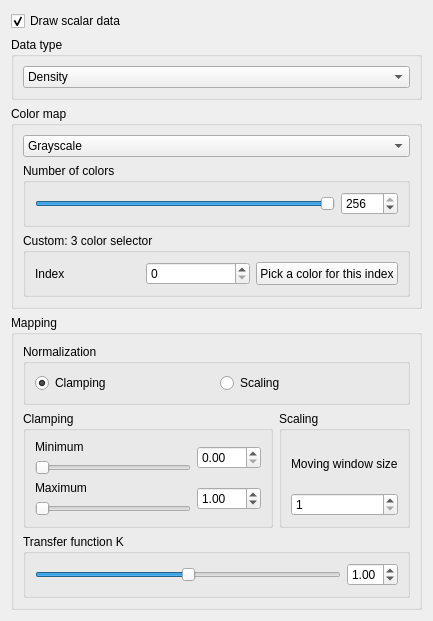
          <widget class="QWidget" name="scalarDataSettingsPage">
           <property name="autoFillBackground">
            <bool>true</bool>
           </property>
           <attribute name="title">
            <string>Scalar field</string>
           </attribute>
           <layout class="QVBoxLayout" name="verticalLayout">
            <item>
             <widget class="QCheckBox" name="scalarDataDrawScalarDataCheckBox">
              <property name="text">
               <string>Draw scalar data</string>
              </property>
              <property name="checked">
               <bool>true</bool>
              </property>
             </widget>
            </item>
            <item>
             <widget class="QGroupBox" name="scalarDataTypeGroupBox">
              <property name="maximumSize">
               <size>
                <width>16777215</width>
                <height>80</height>
               </size>
              </property>
              <property name="title">
               <string>Data type</string>
              </property>
              <layout class="QVBoxLayout" name="verticalLayout_5">
               <item>
                <widget class="QComboBox" name="scalarDataComboBox">
                 <item>
                  <property name="text">
                   <string>Density</string>
                  </property>
                 </item>
                 <item>
                  <property name="text">
                   <string>Velocity magnitude</string>
                  </property>
                 </item>
                 <item>
                  <property name="text">
                   <string>Force field magnitude</string>
                  </property>
                 </item>
                 <item>
                  <property name="text">
                   <string>Velocity divergence</string>
                  </property>
                 </item>
                 <item>
                  <property name="text">
                   <string>Force field divergence</string>
                  </property>
                 </item>
                </widget>
               </item>
              </layout>
             </widget>
            </item>
            <item>
             <widget class="QGroupBox" name="scalarDataColormapGroupBox">
              <property name="sizePolicy">
               <sizepolicy hsizetype="Expanding" vsizetype="Expanding">
                <horstretch>0</horstretch>
                <verstretch>0</verstretch>
               </sizepolicy>
              </property>
              <property name="title">
               <string>Color map</string>
              </property>
              <layout class="QVBoxLayout" name="verticalLayout_7">
               <item>
                <widget class="QComboBox" name="scalarDataColorMapComboBox">
                 <item>
                  <property name="text">
                   <string>Grayscale</string>
                  </property>
                 </item>
                 <item>
                  <property name="text">
                   <string>Rainbow</string>
                  </property>
                 </item>
                 <item>
                  <property name="text">
                   <string>Heatmap</string>
                  </property>
                 </item>
                 <item>
                  <property name="text">
                   <string>Blue to yellow (divergent)</string>
                  </property>
                 </item>
                 <item>
                  <property name="text">
                   <string>Custom: 3 colors</string>
                  </property>
                 </item>
                </widget>
               </item>
               <item>
                <widget class="QGroupBox" name="scalarDataNumberOfColorsGroupBox">
                 <property name="minimumSize">
                  <size>
                   <width>0</width>
                   <height>59</height>
                  </size>
                 </property>
                 <property name="maximumSize">
                  <size>
                   <width>16777215</width>
                   <height>80</height>
                  </size>
                 </property>
                 <property name="title">
                  <string>Number of colors</string>
                 </property>
                 <layout class="QHBoxLayout" name="horizontalLayout_2">
                  <item>
                   <widget class="QSlider" name="scalarDataColorMapNumberOfColorsSlider">
                    <property name="sizePolicy">
                     <sizepolicy hsizetype="Preferred" vsizetype="Fixed">
                      <horstretch>0</horstretch>
                      <verstretch>0</verstretch>
                     </sizepolicy>
                    </property>
                    <property name="minimum">
                     <number>2</number>
                    </property>
                    <property name="maximum">
                     <number>256</number>
                    </property>
                    <property name="value">
                     <number>256</number>
                    </property>
                    <property name="orientation">
                     <enum>Qt::Horizontal</enum>
                    </property>
                   </widget>
                  </item>
                  <item>
                   <widget class="QSpinBox" name="scalarDataColorMapNumberOfColorsSpinBox">
                    <property name="enabled">
                     <bool>true</bool>
                    </property>
                    <property name="sizePolicy">
                     <sizepolicy hsizetype="Fixed" vsizetype="Preferred">
                      <horstretch>0</horstretch>
                      <verstretch>0</verstretch>
                     </sizepolicy>
                    </property>
                    <property name="minimumSize">
                     <size>
                      <width>57</width>
                      <height>20</height>
                     </size>
                    </property>
                    <property name="minimum">
                     <number>2</number>
                    </property>
                    <property name="maximum">
                     <number>256</number>
                    </property>
                    <property name="value">
                     <number>256</number>
                    </property>
                   </widget>
                  </item>
                 </layout>
                </widget>
               </item>
               <item>
                <widget class="QGroupBox" name="scalarDataCustomColorMapGroupBox">
                 <property name="minimumSize">
                  <size>
                   <width>0</width>
                   <height>60</height>
                  </size>
                 </property>
                 <property name="maximumSize">
                  <size>
                   <width>16777215</width>
                   <height>80</height>
                  </size>
                 </property>
                 <property name="title">
                  <string>Custom: 3 color selector</string>
                 </property>
                 <layout class="QHBoxLayout" name="horizontalLayout_10">
                  <item>
                   <widget class="QLabel" name="scalarDataCustomColorIndexLabel">
                    <property name="text">
                     <string>Index</string>
                    </property>
                   </widget>
                  </item>
                  <item>
                   <widget class="QSpinBox" name="scalarDataCustomColorSpinBox">
                    <property name="sizePolicy">
                     <sizepolicy hsizetype="Preferred" vsizetype="Fixed">
                      <horstretch>0</horstretch>
                      <verstretch>0</verstretch>
                     </sizepolicy>
                    </property>
                    <property name="minimumSize">
                     <size>
                      <width>0</width>
                      <height>20</height>
                     </size>
                    </property>
                    <property name="maximum">
                     <number>2</number>
                    </property>
                   </widget>
                  </item>
                  <item>
                   <widget class="QPushButton" name="scalarDataCustomColorPickerPushButton">
                    <property name="sizePolicy">
                     <sizepolicy hsizetype="Preferred" vsizetype="Preferred">
                      <horstretch>0</horstretch>
                      <verstretch>0</verstretch>
                     </sizepolicy>
                    </property>
                    <property name="minimumSize">
                     <size>
                      <width>0</width>
                      <height>20</height>
                     </size>
                    </property>
                    <property name="text">
                     <string>Pick a color for this index</string>
                    </property>
                   </widget>
                  </item>
                 </layout>
                </widget>
               </item>
              </layout>
             </widget>
            </item>
            <item>
             <widget class="QGroupBox" name="scalarDataMappingGroupBox">
              <property name="maximumSize">
               <size>
                <width>16777215</width>
                <height>300</height>
               </size>
              </property>
              <property name="title">
               <string>Mapping</string>
              </property>
              <layout class="QFormLayout" name="formLayout_5">
               <item row="1" column="0" colspan="2">
                <widget class="QGroupBox" name="scalarDataMappingNormalizationGroupBox">
                 <property name="title">
                  <string>Normalization</string>
                 </property>
                 <layout class="QHBoxLayout" name="horizontalLayout_11">
                  <item>
                   <widget class="QRadioButton" name="scalarDataMappingMappingTypeClampingRadioButton">
                    <property name="text">
                     <string>Clamping</string>
                    </property>
                    <property name="checked">
                     <bool>true</bool>
                    </property>
                   </widget>
                  </item>
                  <item>
                   <widget class="QRadioButton" name="scalarDataMappingMappingTypeScalingRadioButton">
                    <property name="text">
                     <string>Scaling</string>
                    </property>
                    <property name="checked">
                     <bool>false</bool>
                    </property>
                   </widget>
                  </item>
                 </layout>
                </widget>
               </item>
               <item row="4" column="0" colspan="2">
                <widget class="QGroupBox" name="scalarDataMappingTransferGroupBox">
                 <property name="title">
                  <string>Transfer function K</string>
                 </property>
                 <layout class="QHBoxLayout" name="horizontalLayout_3">
                  <item>
                   <widget class="QSlider" name="scalarDataMappingTransferKSlider">
                    <property name="minimum">
                     <number>0</number>
                    </property>
                    <property name="maximum">
                     <number>200</number>
                    </property>
                    <property name="value">
                     <number>100</number>
                    </property>
                    <property name="orientation">
                     <enum>Qt::Horizontal</enum>
                    </property>
                   </widget>
                  </item>
                  <item>
                   <widget class="QDoubleSpinBox" name="scalarDataMappingTransferKSpinBox">
                    <property name="sizePolicy">
                     <sizepolicy hsizetype="Minimum" vsizetype="Fixed">
                      <horstretch>0</horstretch>
                      <verstretch>0</verstretch>
                     </sizepolicy>
                    </property>
                    <property name="minimum">
                     <double>0.000000000000000</double>
                    </property>
                    <property name="maximum">
                     <double>2.000000000000000</double>
                    </property>
                    <property name="singleStep">
                     <double>0.010000000000000</double>
                    </property>
                    <property name="value">
                     <double>1.000000000000000</double>
                    </property>
                   </widget>
                  </item>
                 </layout>
                </widget>
               </item>
               <item row="3" column="0">
                <widget class="QGroupBox" name="scalarDataMappingClampingGroupBox">
                 <property name="minimumSize">
                  <size>
                   <width>250</width>
                   <height>100</height>
                  </size>
                 </property>
                 <property name="maximumSize">
                  <size>
                   <width>500</width>
                   <height>16777215</height>
                  </size>
                 </property>
                 <property name="title">
                  <string>Clamping</string>
                 </property>
                 <layout class="QGridLayout" name="gridLayout_3">
                  <item row="0" column="0">
                   <widget class="QLabel" name="scalarDataMappingClampingMinLabel">
                    <property name="text">
                     <string>Minimum</string>
                    </property>
                   </widget>
                  </item>
                  <item row="0" column="1" rowspan="2">
                   <widget class="QDoubleSpinBox" name="scalarDataMappingClampingMinDoubleSpinBox">
                    <property name="maximum">
                     <double>255.000000000000000</double>
                    </property>
                    <property name="singleStep">
                     <double>0.010000000000000</double>
                    </property>
                   </widget>
                  </item>
                  <item row="1" column="0">
                   <widget class="QSlider" name="scalarDataMappingClampingMinSlider">
                    <property name="sizePolicy">
                     <sizepolicy hsizetype="Expanding" vsizetype="Fixed">
                      <horstretch>0</horstretch>
                      <verstretch>0</verstretch>
                     </sizepolicy>
                    </property>
                    <property name="maximum">
                     <number>25500</number>
                    </property>
                    <property name="orientation">
                     <enum>Qt::Horizontal</enum>
                    </property>
                   </widget>
                  </item>
                  <item row="2" column="0">
                   <widget class="QLabel" name="scalarDataMappingClampingMaxLabel">
                    <property name="text">
                     <string>Maximum</string>
                    </property>
                   </widget>
                  </item>
                  <item row="2" column="1" rowspan="2">
                   <widget class="QDoubleSpinBox" name="scalarDataMappingClampingMaxDoubleSpinBox">
                    <property name="maximum">
                     <double>255.000000000000000</double>
                    </property>
                    <property name="singleStep">
                     <double>0.010000000000000</double>
                    </property>
                    <property name="value">
                     <double>1.000000000000000</double>
                    </property>
                   </widget>
                  </item>
                  <item row="3" column="0">
                   <widget class="QSlider" name="scalarDataMappingClampingMaxSlider">
                    <property name="minimum">
                     <number>1</number>
                    </property>
                    <property name="maximum">
                     <number>25500</number>
                    </property>
                    <property name="value">
                     <number>1</number>
                    </property>
                    <property name="orientation">
                     <enum>Qt::Horizontal</enum>
                    </property>
                   </widget>
                  </item>
                 </layout>
                </widget>
               </item>
               <item row="3" column="1">
                <widget class="QGroupBox" name="scalarDataMappingScalingGroupBox">
                 <property name="title">
                  <string>Scaling</string>
                 </property>
                 <layout class="QVBoxLayout" name="verticalLayout_4">
                  <item>
                   <widget class="QLabel" name="scalarDataMappingScalingMovingWindowSizeLabel">
                    <property name="text">
                     <string>Moving window size</string>
                    </property>
                   </widget>
                  </item>
                  <item>
                   <widget class="QSpinBox" name="scalarDataMappingScalingMovingWindowSpinBox">
                    <property name="minimum">
                     <number>1</number>
                    </property>
                    <property name="maximum">
                     <number>3600</number>
                    </property>
                    <property name="value">
                     <number>1</number>
                    </property>
                   </widget>
                  </item>
                 </layout>
                </widget>
               </item>
              </layout>
             </widget>
            </item>
           </layout>
          </widget>
